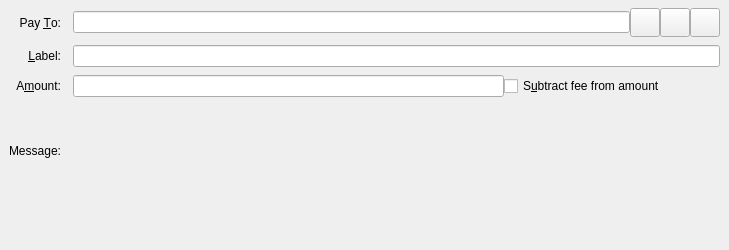
<?xml version="1.0" encoding="UTF-8"?>
<ui version="4.0">
 <class>SendCoinsEntry</class>
 <widget class="QStackedWidget" name="SendCoinsEntry">
  <property name="geometry">
   <rect>
    <x>0</x>
    <y>0</y>
    <width>729</width>
    <height>250</height>
   </rect>
  </property>
  <property name="focusPolicy">
   <enum>Qt::TabFocus</enum>
  </property>
  <property name="autoFillBackground">
   <bool>false</bool>
  </property>
  <widget class="QFrame" name="SendCoins">
   <property name="toolTip">
    <string>This is a normal payment.</string>
   </property>
   <property name="frameShape">
    <enum>QFrame::NoFrame</enum>
   </property>
   <layout class="QGridLayout" name="gridLayout">
    <property name="topMargin">
     <number>8</number>
    </property>
    <property name="bottomMargin">
     <number>4</number>
    </property>
    <property name="horizontalSpacing">
     <number>12</number>
    </property>
    <property name="verticalSpacing">
     <number>8</number>
    </property>
    <item row="0" column="0">
     <widget class="QLabel" name="payToLabel">
      <property name="text">
       <string>Pay &amp;To:</string>
      </property>
      <property name="alignment">
       <set>Qt::AlignRight|Qt::AlignTrailing|Qt::AlignVCenter</set>
      </property>
      <property name="buddy">
       <cstring>payTo</cstring>
      </property>
     </widget>
    </item>
    <item row="0" column="1">
     <layout class="QHBoxLayout" name="payToLayout">
      <property name="spacing">
       <number>0</number>
      </property>
      <item>
       <widget class="QValidatedLineEdit" name="payTo">
        <property name="toolTip">
         <string>The IoP address to send the payment to</string>
        </property>
       </widget>
      </item>
      <item>
       <widget class="QToolButton" name="addressBookButton">
        <property name="toolTip">
         <string>Choose previously used address</string>
        </property>
        <property name="text">
         <string/>
        </property>
        <property name="icon">
         <iconset resource="../iop.qrc">
          <normaloff>:/icons/address-book</normaloff>:/icons/address-book</iconset>
        </property>
        <property name="iconSize">
         <size>
          <width>22</width>
          <height>22</height>
         </size>
        </property>
        <property name="shortcut">
         <string>Alt+A</string>
        </property>
       </widget>
      </item>
      <item>
       <widget class="QToolButton" name="pasteButton">
        <property name="toolTip">
         <string>Paste address from clipboard</string>
        </property>
        <property name="text">
         <string/>
        </property>
        <property name="icon">
         <iconset resource="../iop.qrc">
          <normaloff>:/icons/editpaste</normaloff>:/icons/editpaste</iconset>
        </property>
        <property name="iconSize">
         <size>
          <width>22</width>
          <height>22</height>
         </size>
        </property>
        <property name="shortcut">
         <string>Alt+P</string>
        </property>
       </widget>
      </item>
      <item>
       <widget class="QToolButton" name="deleteButton">
        <property name="toolTip">
         <string>Remove this entry</string>
        </property>
        <property name="text">
         <string/>
        </property>
        <property name="icon">
         <iconset resource="../iop.qrc">
          <normaloff>:/icons/remove</normaloff>:/icons/remove</iconset>
        </property>
        <property name="iconSize">
         <size>
          <width>22</width>
          <height>22</height>
         </size>
        </property>
       </widget>
      </item>
     </layout>
    </item>
    <item row="1" column="0">
     <widget class="QLabel" name="labellLabel">
      <property name="text">
       <string>&amp;Label:</string>
      </property>
      <property name="alignment">
       <set>Qt::AlignRight|Qt::AlignTrailing|Qt::AlignVCenter</set>
      </property>
      <property name="buddy">
       <cstring>addAsLabel</cstring>
      </property>
     </widget>
    </item>
    <item row="1" column="1">
     <widget class="QLineEdit" name="addAsLabel">
      <property name="toolTip">
       <string>Enter a label for this address to add it to the list of used addresses</string>
      </property>
     </widget>
    </item>
    <item row="2" column="0">
     <widget class="QLabel" name="amountLabel">
      <property name="text">
       <string>A&amp;mount:</string>
      </property>
      <property name="alignment">
       <set>Qt::AlignRight|Qt::AlignTrailing|Qt::AlignVCenter</set>
      </property>
      <property name="buddy">
       <cstring>payAmount</cstring>
      </property>
     </widget>
    </item>
    <item row="2" column="1">
     <layout class="QHBoxLayout" name="horizontalLayoutAmount" stretch="2,1">
      <item>
       <widget class="IoPAmountField" name="payAmount"/>
      </item>
      <item>
       <widget class="QCheckBox" name="checkboxSubtractFeeFromAmount">
        <property name="toolTip">
         <string>The fee will be deducted from the amount being sent. The recipient will receive less iops than you enter in the amount field. If multiple recipients are selected, the fee is split equally.</string>
        </property>
        <property name="text">
         <string>S&amp;ubtract fee from amount</string>
        </property>
       </widget>
      </item>
     </layout>
    </item>
    <item row="3" column="0">
     <widget class="QLabel" name="messageLabel">
      <property name="text">
       <string>Message:</string>
      </property>
      <property name="alignment">
       <set>Qt::AlignRight|Qt::AlignTrailing|Qt::AlignVCenter</set>
      </property>
     </widget>
    </item>
    <item row="3" column="1">
     <widget class="QLabel" name="messageTextLabel">
      <property name="toolTip">
       <string>A message that was attached to the iop: URI which will be stored with the transaction for your reference. Note: This message will not be sent over the IoP network.</string>
      </property>
      <property name="textFormat">
       <enum>Qt::PlainText</enum>
      </property>
     </widget>
    </item>
    <item row="4" column="0">
      <spacer name="verticalSpacer">
                   <property name="orientation">
                    <enum>Qt::Vertical</enum>
                   </property>
                   <property name="sizeHint" stdset="0">
                    <size>
                     <width>1</width>
                     <height>50</height>
                    </size>
                   </property>
                   <property name="sizeType">
        <enum>QSizePolicy::Fixed</enum>
       </property>
                  </spacer>
      </item>
   </layout>
  
  </widget>
  <widget class="QFrame" name="SendCoins_UnauthenticatedPaymentRequest">
   <property name="palette">
    <palette>
     <active>
      <colorrole role="WindowText">
       <brush brushstyle="SolidPattern">
        <color alpha="255">
         <red>0</red>
         <green>0</green>
         <blue>0</blue>
        </color>
       </brush>
      </colorrole>
      <colorrole role="Button">
       <brush brushstyle="SolidPattern">
        <color alpha="255">
         <red>255</red>
         <green>255</green>
         <blue>127</blue>
        </color>
       </brush>
      </colorrole>
      <colorrole role="Light">
       <brush brushstyle="SolidPattern">
        <color alpha="255">
         <red>255</red>
         <green>255</green>
         <blue>255</blue>
        </color>
       </brush>
      </colorrole>
      <colorrole role="Midlight">
       <brush brushstyle="SolidPattern">
        <color alpha="255">
         <red>255</red>
         <green>255</green>
         <blue>191</blue>
        </color>
       </brush>
      </colorrole>
      <colorrole role="Dark">
       <brush brushstyle="SolidPattern">
        <color alpha="255">
         <red>127</red>
         <green>127</green>
         <blue>63</blue>
        </color>
       </brush>
      </colorrole>
      <colorrole role="Mid">
       <brush brushstyle="SolidPattern">
        <color alpha="255">
         <red>170</red>
         <green>170</green>
         <blue>84</blue>
        </color>
       </brush>
      </colorrole>
      <colorrole role="Text">
       <brush brushstyle="SolidPattern">
        <color alpha="255">
         <red>0</red>
         <green>0</green>
         <blue>0</blue>
        </color>
       </brush>
      </colorrole>
      <colorrole role="BrightText">
       <brush brushstyle="SolidPattern">
        <color alpha="255">
         <red>255</red>
         <green>255</green>
         <blue>255</blue>
        </color>
       </brush>
      </colorrole>
      <colorrole role="ButtonText">
       <brush brushstyle="SolidPattern">
        <color alpha="255">
         <red>0</red>
         <green>0</green>
         <blue>0</blue>
        </color>
       </brush>
      </colorrole>
      <colorrole role="Base">
       <brush brushstyle="SolidPattern">
        <color alpha="255">
         <red>255</red>
         <green>255</green>
         <blue>255</blue>
        </color>
       </brush>
      </colorrole>
      <colorrole role="Window">
       <brush brushstyle="SolidPattern">
        <color alpha="255">
         <red>255</red>
         <green>255</green>
         <blue>127</blue>
        </color>
       </brush>
      </colorrole>
      <colorrole role="Shadow">
       <brush brushstyle="SolidPattern">
        <color alpha="255">
         <red>0</red>
         <green>0</green>
         <blue>0</blue>
        </color>
       </brush>
      </colorrole>
      <colorrole role="AlternateBase">
       <brush brushstyle="SolidPattern">
        <color alpha="255">
         <red>255</red>
         <green>255</green>
         <blue>191</blue>
        </color>
       </brush>
      </colorrole>
      <colorrole role="ToolTipBase">
       <brush brushstyle="SolidPattern">
        <color alpha="255">
         <red>255</red>
         <green>255</green>
         <blue>220</blue>
        </color>
       </brush>
      </colorrole>
      <colorrole role="ToolTipText">
       <brush brushstyle="SolidPattern">
        <color alpha="255">
         <red>0</red>
         <green>0</green>
         <blue>0</blue>
        </color>
       </brush>
      </colorrole>
     </active>
     <inactive>
      <colorrole role="WindowText">
       <brush brushstyle="SolidPattern">
        <color alpha="255">
         <red>0</red>
         <green>0</green>
         <blue>0</blue>
        </color>
       </brush>
      </colorrole>
      <colorrole role="Button">
       <brush brushstyle="SolidPattern">
        <color alpha="255">
         <red>255</red>
         <green>255</green>
         <blue>127</blue>
        </color>
       </brush>
      </colorrole>
      <colorrole role="Light">
       <brush brushstyle="SolidPattern">
        <color alpha="255">
         <red>255</red>
         <green>255</green>
         <blue>255</blue>
        </color>
       </brush>
      </colorrole>
      <colorrole role="Midlight">
       <brush brushstyle="SolidPattern">
        <color alpha="255">
         <red>255</red>
         <green>255</green>
         <blue>191</blue>
        </color>
       </brush>
      </colorrole>
      <colorrole role="Dark">
       <brush brushstyle="SolidPattern">
        <color alpha="255">
         <red>127</red>
         <green>127</green>
         <blue>63</blue>
        </color>
       </brush>
      </colorrole>
      <colorrole role="Mid">
       <brush brushstyle="SolidPattern">
        <color alpha="255">
         <red>170</red>
         <green>170</green>
         <blue>84</blue>
        </color>
       </brush>
      </colorrole>
      <colorrole role="Text">
       <brush brushstyle="SolidPattern">
        <color alpha="255">
         <red>0</red>
         <green>0</green>
         <blue>0</blue>
        </color>
       </brush>
      </colorrole>
      <colorrole role="BrightText">
       <brush brushstyle="SolidPattern">
        <color alpha="255">
         <red>255</red>
         <green>255</green>
         <blue>255</blue>
        </color>
       </brush>
      </colorrole>
      <colorrole role="ButtonText">
       <brush brushstyle="SolidPattern">
        <color alpha="255">
         <red>0</red>
         <green>0</green>
         <blue>0</blue>
        </color>
       </brush>
      </colorrole>
      <colorrole role="Base">
       <brush brushstyle="SolidPattern">
        <color alpha="255">
         <red>255</red>
         <green>255</green>
         <blue>255</blue>
        </color>
       </brush>
      </colorrole>
      <colorrole role="Window">
       <brush brushstyle="SolidPattern">
        <color alpha="255">
         <red>255</red>
         <green>255</green>
         <blue>127</blue>
        </color>
       </brush>
      </colorrole>
      <colorrole role="Shadow">
       <brush brushstyle="SolidPattern">
        <color alpha="255">
         <red>0</red>
         <green>0</green>
         <blue>0</blue>
        </color>
       </brush>
      </colorrole>
      <colorrole role="AlternateBase">
       <brush brushstyle="SolidPattern">
        <color alpha="255">
         <red>255</red>
         <green>255</green>
         <blue>191</blue>
        </color>
       </brush>
      </colorrole>
      <colorrole role="ToolTipBase">
       <brush brushstyle="SolidPattern">
        <color alpha="255">
         <red>255</red>
         <green>255</green>
         <blue>220</blue>
        </color>
       </brush>
      </colorrole>
      <colorrole role="ToolTipText">
       <brush brushstyle="SolidPattern">
        <color alpha="255">
         <red>0</red>
         <green>0</green>
         <blue>0</blue>
        </color>
       </brush>
      </colorrole>
     </inactive>
     <disabled>
      <colorrole role="WindowText">
       <brush brushstyle="SolidPattern">
        <color alpha="255">
         <red>127</red>
         <green>127</green>
         <blue>63</blue>
        </color>
       </brush>
      </colorrole>
      <colorrole role="Button">
       <brush brushstyle="SolidPattern">
        <color alpha="255">
         <red>255</red>
         <green>255</green>
         <blue>127</blue>
        </color>
       </brush>
      </colorrole>
      <colorrole role="Light">
       <brush brushstyle="SolidPattern">
        <color alpha="255">
         <red>255</red>
         <green>255</green>
         <blue>255</blue>
        </color>
       </brush>
      </colorrole>
      <colorrole role="Midlight">
       <brush brushstyle="SolidPattern">
        <color alpha="255">
         <red>255</red>
         <green>255</green>
         <blue>191</blue>
        </color>
       </brush>
      </colorrole>
      <colorrole role="Dark">
       <brush brushstyle="SolidPattern">
        <color alpha="255">
         <red>127</red>
         <green>127</green>
         <blue>63</blue>
        </color>
       </brush>
      </colorrole>
      <colorrole role="Mid">
       <brush brushstyle="SolidPattern">
        <color alpha="255">
         <red>170</red>
         <green>170</green>
         <blue>84</blue>
        </color>
       </brush>
      </colorrole>
      <colorrole role="Text">
       <brush brushstyle="SolidPattern">
        <color alpha="255">
         <red>127</red>
         <green>127</green>
         <blue>63</blue>
        </color>
       </brush>
      </colorrole>
      <colorrole role="BrightText">
       <brush brushstyle="SolidPattern">
        <color alpha="255">
         <red>255</red>
         <green>255</green>
         <blue>255</blue>
        </color>
       </brush>
      </colorrole>
      <colorrole role="ButtonText">
       <brush brushstyle="SolidPattern">
        <color alpha="255">
         <red>127</red>
         <green>127</green>
         <blue>63</blue>
        </color>
       </brush>
      </colorrole>
      <colorrole role="Base">
       <brush brushstyle="SolidPattern">
        <color alpha="255">
         <red>255</red>
         <green>255</green>
         <blue>127</blue>
        </color>
       </brush>
      </colorrole>
      <colorrole role="Window">
       <brush brushstyle="SolidPattern">
        <color alpha="255">
         <red>255</red>
         <green>255</green>
         <blue>127</blue>
        </color>
       </brush>
      </colorrole>
      <colorrole role="Shadow">
       <brush brushstyle="SolidPattern">
        <color alpha="255">
         <red>0</red>
         <green>0</green>
         <blue>0</blue>
        </color>
       </brush>
      </colorrole>
      <colorrole role="AlternateBase">
       <brush brushstyle="SolidPattern">
        <color alpha="255">
         <red>255</red>
         <green>255</green>
         <blue>127</blue>
        </color>
       </brush>
      </colorrole>
      <colorrole role="ToolTipBase">
       <brush brushstyle="SolidPattern">
        <color alpha="255">
         <red>255</red>
         <green>255</green>
         <blue>220</blue>
        </color>
       </brush>
      </colorrole>
      <colorrole role="ToolTipText">
       <brush brushstyle="SolidPattern">
        <color alpha="255">
         <red>0</red>
         <green>0</green>
         <blue>0</blue>
        </color>
       </brush>
      </colorrole>
     </disabled>
    </palette>
   </property>
   <property name="toolTip">
    <string>This is an unauthenticated payment request.</string>
   </property>
   <property name="autoFillBackground">
    <bool>true</bool>
   </property>
   <property name="frameShape">
    <enum>QFrame::NoFrame</enum>
   </property>
   <layout class="QGridLayout" name="gridLayout_is">
    <property name="spacing">
     <number>12</number>
    </property>
    <item row="0" column="0">
     <widget class="QLabel" name="payToLabel_is">
      <property name="text">
       <string>Pay To:</string>
      </property>
      <property name="alignment">
       <set>Qt::AlignRight|Qt::AlignTrailing|Qt::AlignVCenter</set>
      </property>
     </widget>
    </item>
    <item row="0" column="1">
     <layout class="QHBoxLayout" name="payToLayout_is">
      <property name="spacing">
       <number>0</number>
      </property>
      <item>
       <widget class="QLabel" name="payTo_is"/>
      </item>
      <item>
       <widget class="QToolButton" name="deleteButton_is">
        <property name="toolTip">
         <string>Remove this entry</string>
        </property>
        <property name="text">
         <string/>
        </property>
        <property name="icon">
         <iconset resource="../iop.qrc">
          <normaloff>:/icons/remove</normaloff>:/icons/remove</iconset>
        </property>
       </widget>
      </item>
     </layout>
    </item>
    <item row="1" column="0">
     <widget class="QLabel" name="memoLabel_is">
      <property name="text">
       <string>Memo:</string>
      </property>
      <property name="alignment">
       <set>Qt::AlignRight|Qt::AlignTrailing|Qt::AlignVCenter</set>
      </property>
     </widget>
    </item>
    <item row="1" column="1">
     <widget class="QLabel" name="memoTextLabel_is">
      <property name="textFormat">
       <enum>Qt::PlainText</enum>
      </property>
     </widget>
    </item>
    <item row="2" column="0">
     <widget class="QLabel" name="amountLabel_is">
      <property name="text">
       <string>A&amp;mount:</string>
      </property>
      <property name="alignment">
       <set>Qt::AlignRight|Qt::AlignTrailing|Qt::AlignVCenter</set>
      </property>
      <property name="buddy">
       <cstring>payAmount_is</cstring>
      </property>
     </widget>
    </item>
    <item row="2" column="1">
     <widget class="IoPAmountField" name="payAmount_is">
      <property name="acceptDrops">
       <bool>false</bool>
      </property>
     </widget>
    </item>
   </layout>
  </widget>
  <widget class="QFrame" name="SendCoins_AuthenticatedPaymentRequest">
   <property name="palette">
    <palette>
     <active>
      <colorrole role="WindowText">
       <brush brushstyle="SolidPattern">
        <color alpha="255">
         <red>0</red>
         <green>0</green>
         <blue>0</blue>
        </color>
       </brush>
      </colorrole>
      <colorrole role="Button">
       <brush brushstyle="SolidPattern">
        <color alpha="255">
         <red>140</red>
         <green>232</green>
         <blue>119</blue>
        </color>
       </brush>
      </colorrole>
      <colorrole role="Light">
       <brush brushstyle="SolidPattern">
        <color alpha="255">
         <red>230</red>
         <green>255</green>
         <blue>224</blue>
        </color>
       </brush>
      </colorrole>
      <colorrole role="Midlight">
       <brush brushstyle="SolidPattern">
        <color alpha="255">
         <red>185</red>
         <green>243</green>
         <blue>171</blue>
        </color>
       </brush>
      </colorrole>
      <colorrole role="Dark">
       <brush brushstyle="SolidPattern">
        <color alpha="255">
         <red>70</red>
         <green>116</green>
         <blue>59</blue>
        </color>
       </brush>
      </colorrole>
      <colorrole role="Mid">
       <brush brushstyle="SolidPattern">
        <color alpha="255">
         <red>93</red>
         <green>155</green>
         <blue>79</blue>
        </color>
       </brush>
      </colorrole>
      <colorrole role="Text">
       <brush brushstyle="SolidPattern">
        <color alpha="255">
         <red>0</red>
         <green>0</green>
         <blue>0</blue>
        </color>
       </brush>
      </colorrole>
      <colorrole role="BrightText">
       <brush brushstyle="SolidPattern">
        <color alpha="255">
         <red>155</red>
         <green>255</green>
         <blue>147</blue>
        </color>
       </brush>
      </colorrole>
      <colorrole role="ButtonText">
       <brush brushstyle="SolidPattern">
        <color alpha="255">
         <red>0</red>
         <green>0</green>
         <blue>0</blue>
        </color>
       </brush>
      </colorrole>
      <colorrole role="Base">
       <brush brushstyle="SolidPattern">
        <color alpha="255">
         <red>119</red>
         <green>255</green>
         <blue>233</blue>
        </color>
       </brush>
      </colorrole>
      <colorrole role="Window">
       <brush brushstyle="SolidPattern">
        <color alpha="255">
         <red>140</red>
         <green>232</green>
         <blue>119</blue>
        </color>
       </brush>
      </colorrole>
      <colorrole role="Shadow">
       <brush brushstyle="SolidPattern">
        <color alpha="255">
         <red>0</red>
         <green>0</green>
         <blue>0</blue>
        </color>
       </brush>
      </colorrole>
      <colorrole role="AlternateBase">
       <brush brushstyle="SolidPattern">
        <color alpha="255">
         <red>197</red>
         <green>243</green>
         <blue>187</blue>
        </color>
       </brush>
      </colorrole>
      <colorrole role="NoRole">
       <brush brushstyle="SolidPattern">
        <color alpha="255">
         <red>125</red>
         <green>194</green>
         <blue>122</blue>
        </color>
       </brush>
      </colorrole>
      <colorrole role="ToolTipBase">
       <brush brushstyle="SolidPattern">
        <color alpha="255">
         <red>255</red>
         <green>255</green>
         <blue>220</blue>
        </color>
       </brush>
      </colorrole>
      <colorrole role="ToolTipText">
       <brush brushstyle="SolidPattern">
        <color alpha="255">
         <red>0</red>
         <green>0</green>
         <blue>0</blue>
        </color>
       </brush>
      </colorrole>
     </active>
     <inactive>
      <colorrole role="WindowText">
       <brush brushstyle="SolidPattern">
        <color alpha="255">
         <red>0</red>
         <green>0</green>
         <blue>0</blue>
        </color>
       </brush>
      </colorrole>
      <colorrole role="Button">
       <brush brushstyle="SolidPattern">
        <color alpha="255">
         <red>140</red>
         <green>232</green>
         <blue>119</blue>
        </color>
       </brush>
      </colorrole>
      <colorrole role="Light">
       <brush brushstyle="SolidPattern">
        <color alpha="255">
         <red>230</red>
         <green>255</green>
         <blue>224</blue>
        </color>
       </brush>
      </colorrole>
      <colorrole role="Midlight">
       <brush brushstyle="SolidPattern">
        <color alpha="255">
         <red>185</red>
         <green>243</green>
         <blue>171</blue>
        </color>
       </brush>
      </colorrole>
      <colorrole role="Dark">
       <brush brushstyle="SolidPattern">
        <color alpha="255">
         <red>70</red>
         <green>116</green>
         <blue>59</blue>
        </color>
       </brush>
      </colorrole>
      <colorrole role="Mid">
       <brush brushstyle="SolidPattern">
        <color alpha="255">
         <red>93</red>
         <green>155</green>
         <blue>79</blue>
        </color>
       </brush>
      </colorrole>
      <colorrole role="Text">
       <brush brushstyle="SolidPattern">
        <color alpha="255">
         <red>0</red>
         <green>0</green>
         <blue>0</blue>
        </color>
       </brush>
      </colorrole>
      <colorrole role="BrightText">
       <brush brushstyle="SolidPattern">
        <color alpha="255">
         <red>155</red>
         <green>255</green>
         <blue>147</blue>
        </color>
       </brush>
      </colorrole>
      <colorrole role="ButtonText">
       <brush brushstyle="SolidPattern">
        <color alpha="255">
         <red>0</red>
         <green>0</green>
         <blue>0</blue>
        </color>
       </brush>
      </colorrole>
      <colorrole role="Base">
       <brush brushstyle="SolidPattern">
        <color alpha="255">
         <red>119</red>
         <green>255</green>
         <blue>233</blue>
        </color>
       </brush>
      </colorrole>
      <colorrole role="Window">
       <brush brushstyle="SolidPattern">
        <color alpha="255">
         <red>140</red>
         <green>232</green>
         <blue>119</blue>
        </color>
       </brush>
      </colorrole>
      <colorrole role="Shadow">
       <brush brushstyle="SolidPattern">
        <color alpha="255">
         <red>0</red>
         <green>0</green>
         <blue>0</blue>
        </color>
       </brush>
      </colorrole>
      <colorrole role="AlternateBase">
       <brush brushstyle="SolidPattern">
        <color alpha="255">
         <red>197</red>
         <green>243</green>
         <blue>187</blue>
        </color>
       </brush>
      </colorrole>
      <colorrole role="NoRole">
       <brush brushstyle="SolidPattern">
        <color alpha="255">
         <red>125</red>
         <green>194</green>
         <blue>122</blue>
        </color>
       </brush>
      </colorrole>
      <colorrole role="ToolTipBase">
       <brush brushstyle="SolidPattern">
        <color alpha="255">
         <red>255</red>
         <green>255</green>
         <blue>220</blue>
        </color>
       </brush>
      </colorrole>
      <colorrole role="ToolTipText">
       <brush brushstyle="SolidPattern">
        <color alpha="255">
         <red>0</red>
         <green>0</green>
         <blue>0</blue>
        </color>
       </brush>
      </colorrole>
     </inactive>
     <disabled>
      <colorrole role="WindowText">
       <brush brushstyle="SolidPattern">
        <color alpha="255">
         <red>70</red>
         <green>116</green>
         <blue>59</blue>
        </color>
       </brush>
      </colorrole>
      <colorrole role="Button">
       <brush brushstyle="SolidPattern">
        <color alpha="255">
         <red>140</red>
         <green>232</green>
         <blue>119</blue>
        </color>
       </brush>
      </colorrole>
      <colorrole role="Light">
       <brush brushstyle="SolidPattern">
        <color alpha="255">
         <red>230</red>
         <green>255</green>
         <blue>224</blue>
        </color>
       </brush>
      </colorrole>
      <colorrole role="Midlight">
       <brush brushstyle="SolidPattern">
        <color alpha="255">
         <red>185</red>
         <green>243</green>
         <blue>171</blue>
        </color>
       </brush>
      </colorrole>
      <colorrole role="Dark">
       <brush brushstyle="SolidPattern">
        <color alpha="255">
         <red>70</red>
         <green>116</green>
         <blue>59</blue>
        </color>
       </brush>
      </colorrole>
      <colorrole role="Mid">
       <brush brushstyle="SolidPattern">
        <color alpha="255">
         <red>93</red>
         <green>155</green>
         <blue>79</blue>
        </color>
       </brush>
      </colorrole>
      <colorrole role="Text">
       <brush brushstyle="SolidPattern">
        <color alpha="255">
         <red>70</red>
         <green>116</green>
         <blue>59</blue>
        </color>
       </brush>
      </colorrole>
      <colorrole role="BrightText">
       <brush brushstyle="SolidPattern">
        <color alpha="255">
         <red>155</red>
         <green>255</green>
         <blue>147</blue>
        </color>
       </brush>
      </colorrole>
      <colorrole role="ButtonText">
       <brush brushstyle="SolidPattern">
        <color alpha="255">
         <red>70</red>
         <green>116</green>
         <blue>59</blue>
        </color>
       </brush>
      </colorrole>
      <colorrole role="Base">
       <brush brushstyle="SolidPattern">
        <color alpha="255">
         <red>140</red>
         <green>232</green>
         <blue>119</blue>
        </color>
       </brush>
      </colorrole>
      <colorrole role="Window">
       <brush brushstyle="SolidPattern">
        <color alpha="255">
         <red>140</red>
         <green>232</green>
         <blue>119</blue>
        </color>
       </brush>
      </colorrole>
      <colorrole role="Shadow">
       <brush brushstyle="SolidPattern">
        <color alpha="255">
         <red>0</red>
         <green>0</green>
         <blue>0</blue>
        </color>
       </brush>
      </colorrole>
      <colorrole role="AlternateBase">
       <brush brushstyle="SolidPattern">
        <color alpha="255">
         <red>140</red>
         <green>232</green>
         <blue>119</blue>
        </color>
       </brush>
      </colorrole>
      <colorrole role="NoRole">
       <brush brushstyle="SolidPattern">
        <color alpha="255">
         <red>125</red>
         <green>194</green>
         <blue>122</blue>
        </color>
       </brush>
      </colorrole>
      <colorrole role="ToolTipBase">
       <brush brushstyle="SolidPattern">
        <color alpha="255">
         <red>255</red>
         <green>255</green>
         <blue>220</blue>
        </color>
       </brush>
      </colorrole>
      <colorrole role="ToolTipText">
       <brush brushstyle="SolidPattern">
        <color alpha="255">
         <red>0</red>
         <green>0</green>
         <blue>0</blue>
        </color>
       </brush>
      </colorrole>
     </disabled>
    </palette>
   </property>
   <property name="toolTip">
    <string>This is an authenticated payment request.</string>
   </property>
   <property name="autoFillBackground">
    <bool>true</bool>
   </property>
   <property name="frameShape">
    <enum>QFrame::NoFrame</enum>
   </property>
   <layout class="QGridLayout" name="gridLayout_s">
    <property name="spacing">
     <number>12</number>
    </property>
    <item row="0" column="0">
     <widget class="QLabel" name="payToLabel_s">
      <property name="text">
       <string>Pay To:</string>
      </property>
      <property name="alignment">
       <set>Qt::AlignRight|Qt::AlignTrailing|Qt::AlignVCenter</set>
      </property>
     </widget>
    </item>
    <item row="0" column="1">
     <layout class="QHBoxLayout" name="payToLayout_s">
      <property name="spacing">
       <number>0</number>
      </property>
      <item>
       <widget class="QLabel" name="payTo_s">
        <property name="textFormat">
         <enum>Qt::PlainText</enum>
        </property>
       </widget>
      </item>
      <item>
       <widget class="QToolButton" name="deleteButton_s">
        <property name="toolTip">
         <string>Remove this entry</string>
        </property>
        <property name="text">
         <string/>
        </property>
        <property name="icon">
         <iconset resource="../iop.qrc">
          <normaloff>:/icons/remove</normaloff>:/icons/remove</iconset>
        </property>
       </widget>
      </item>
     </layout>
    </item>
    <item row="1" column="0">
     <widget class="QLabel" name="memoLabel_s">
      <property name="text">
       <string>Memo:</string>
      </property>
      <property name="alignment">
       <set>Qt::AlignRight|Qt::AlignTrailing|Qt::AlignVCenter</set>
      </property>
     </widget>
    </item>
    <item row="1" column="1">
     <widget class="QLabel" name="memoTextLabel_s">
      <property name="textFormat">
       <enum>Qt::PlainText</enum>
      </property>
     </widget>
    </item>
    <item row="2" column="0">
     <widget class="QLabel" name="amountLabel_s">
      <property name="text">
       <string>A&amp;mount:</string>
      </property>
      <property name="alignment">
       <set>Qt::AlignRight|Qt::AlignTrailing|Qt::AlignVCenter</set>
      </property>
      <property name="buddy">
       <cstring>payAmount_s</cstring>
      </property>
     </widget>
    </item>
    <item row="2" column="1">
     <widget class="IoPAmountField" name="payAmount_s">
      <property name="acceptDrops">
       <bool>false</bool>
      </property>
     </widget>
    </item>
   </layout>
  </widget>
  
 </widget>
 
 <customwidgets>
  <customwidget>
   <class>QValidatedLineEdit</class>
   <extends>QLineEdit</extends>
   <header>qvalidatedlineedit.h</header>
  </customwidget>
  <customwidget>
   <class>IoPAmountField</class>
   <extends>QLineEdit</extends>
   <header>iopamountfield.h</header>
  </customwidget>
 </customwidgets>
 <tabstops>
  <tabstop>payTo</tabstop>
  <tabstop>addressBookButton</tabstop>
  <tabstop>pasteButton</tabstop>
  <tabstop>deleteButton</tabstop>
  <tabstop>addAsLabel</tabstop>
  <tabstop>payAmount</tabstop>
  <tabstop>payAmount_is</tabstop>
  <tabstop>deleteButton_is</tabstop>
  <tabstop>payAmount_s</tabstop>
  <tabstop>deleteButton_s</tabstop>
 </tabstops>
 <resources>
  <include location="../iop.qrc"/>
 </resources>
 <connections/>
</ui>
